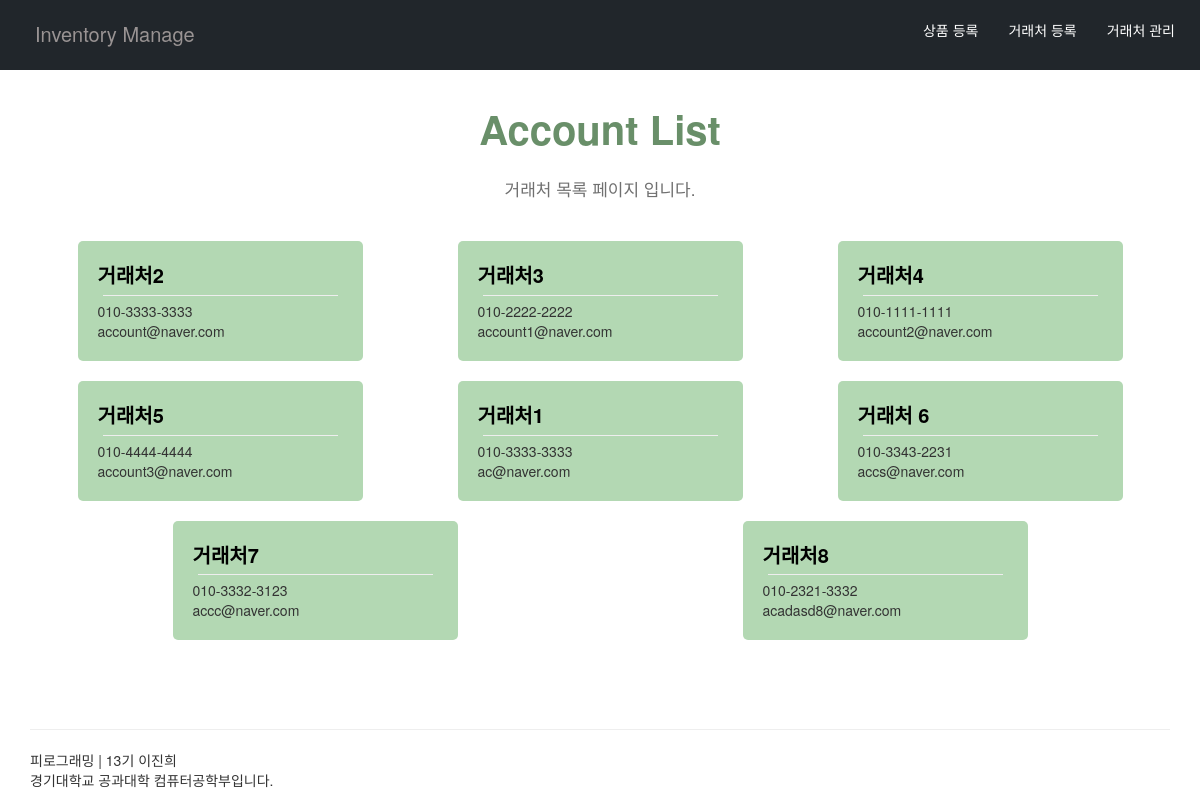
/account/, run on an earlier commit of the app's database.
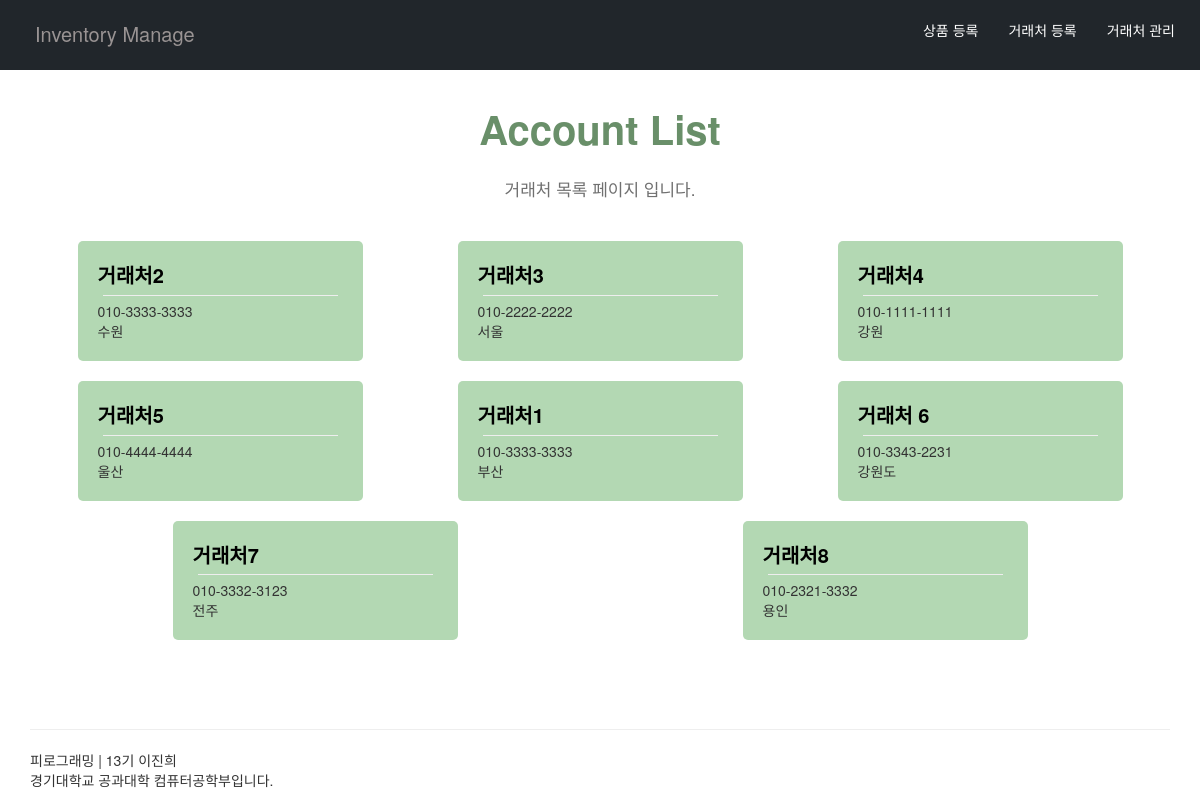
And on a later commit of the database.
### shop/models.py (models this page shows, shortened)
class Accounter(models.Model):
    name = models.CharField(max_length=20)
    call = models.CharField(max_length=30)
    address = models.CharField(max_length=100)
    created_at = models.DateTimeField(auto_now_add = True)
    updated_at = models.DateTimeField(auto_now= True)

### shop/views.py (the view)
# urls.py: path('account/',views.account_list,name='account_list'),
def account_list(request):
    accounts = Accounter.objects.all()
    return render(request,'account_list.html',{
        'accounts' : accounts
    })

### shop/templates/account_list.html
{% extends "layout.html"%}{% block title %} Account List {% endblock %}
{% block menu %} 거래처 목록 {% endblock %} {% block content %}
<div
  class="wrap"
  style="display: flex; justify-content: space-around; flex-wrap: wrap;"
>
  {% for account in accounts %}
  <div
    class="account_list col-md-3"
    style="
      display: inline-block;
      background-color: rgb(179, 216, 179);
      margin: 1rem;
      padding: 2rem;
      text-align: left;
      border-radius: 0.5rem;
    "
  >
    <div class="account_name">
      <a
        href="{% url 'shop:account_detail' account.pk%}"
        style="
          text-decoration: none;
          color: black;
          font-size: 20px;
          font-weight: bold;
        "
        >{{account.name}}</a
      >
    </div>
    <hr style="margin: 0.5rem;" />
    <div class="account_call">{{account.call}}</div>
    <div class="account_address">{{account.address}}</div>
  </div>
  {% endfor %}
</div>
{% endblock %}

What changed in the data, as far as the page shows it:
changed Accounter "거래처2": address "account@naver.com" → "수원"
changed Accounter "거래처3": address "account1@naver.com" → "서울"
changed Accounter "거래처4": address "account2@naver.com" → "강원"
changed Accounter "거래처5": address "account3@naver.com" → "울산"
changed Accounter "거래처1": address "ac@naver.com" → "부산"
changed Accounter "거래처 6": address "accs@naver.com" → "강원도"
changed Accounter "거래처7": address "accc@naver.com" → "전주"
changed Accounter "거래처8": address "acadasd8@naver.com" → "용인"
